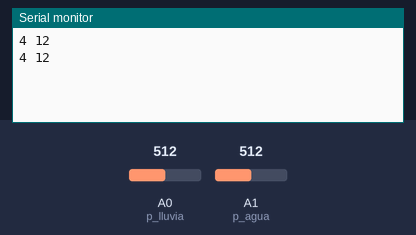
Bench run of a sketch on a simulated Arduino Uno, built with avr-gcc and run on an emulated ATmega328P. Shown: the last lines printed to the serial monitor. The inputs (shaded band) are chosen by the test bench; at power-on: A0 (p_lluvia) = 512, A1 (p_agua) = 512.

Above: at 1.8 s.
1.9 s: A0 (p_lluvia) set to 716
At 2.6 s:
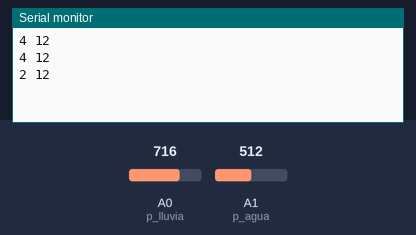
3.4 s: A1 (p_agua) set to 716
At 4.7 s:
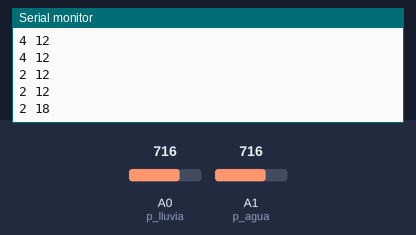
4.9 s: A0 (p_lluvia) set to 900
At 5.8 s:
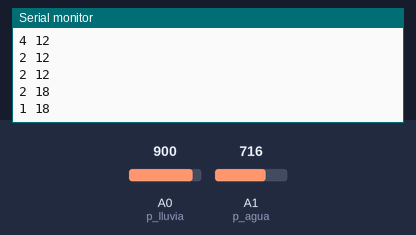
6.4 s: A1 (p_agua) set to 900
At 7.7 s:
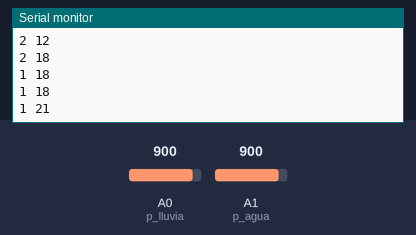
Timing chart, 0 to 8.9 s (numbered marks = the images above; inputs shaded):
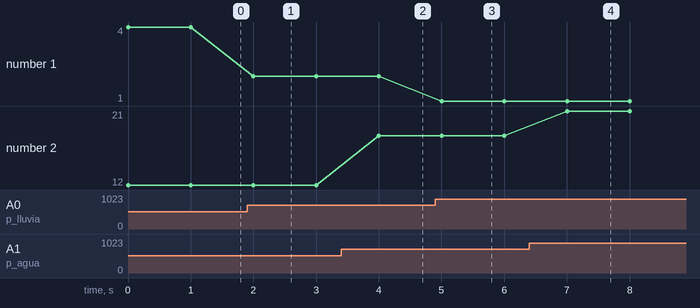

Measured:
- after the input at 1.9 s, the serial monitor: prints a new line after 0.10 s (image 1)
- after the input at 3.4 s, the serial monitor: prints a new line after 0.60 s (image 2)
- after the input at 4.9 s, the serial monitor: prints a new line after 0.10 s (image 3)
- after the input at 6.4 s, the serial monitor: prints a new line after 0.60 s (image 4)
- plotted number 1: 4 → 2 after the input at 1.9 s, 2 → 1 after the input at 4.9 s
- plotted number 2: 12 → 18 after the input at 3.4 s, 18 → 21 after the input at 6.4 s

The sketch:

Inundacion.ino
```cpp
int p_lluvia=A0;
int p_agua=A1;
int power_1=2;
int power_2=3;


void setup() {
  Serial.begin(9600);
  pinMode(p_lluvia, INPUT);
  pinMode(p_agua, INPUT);
  pinMode(power_1, OUTPUT);
  pinMode(power_2, OUTPUT);
}

void loop()
  {
  digitalWrite(power_1, HIGH);
  digitalWrite(power_2, HIGH);
  lluvia();
  agua();
  delay(1000);
  }

void lluvia()
 {
 Serial.print((-9216+(9*(analogRead(p_lluvia))))/-1024); //lectura analógica
 Serial.print(" ");
 }

void agua()
  {
  Serial.println(((9*(analogRead(p_agua)))/1024)*3);
  }
```
